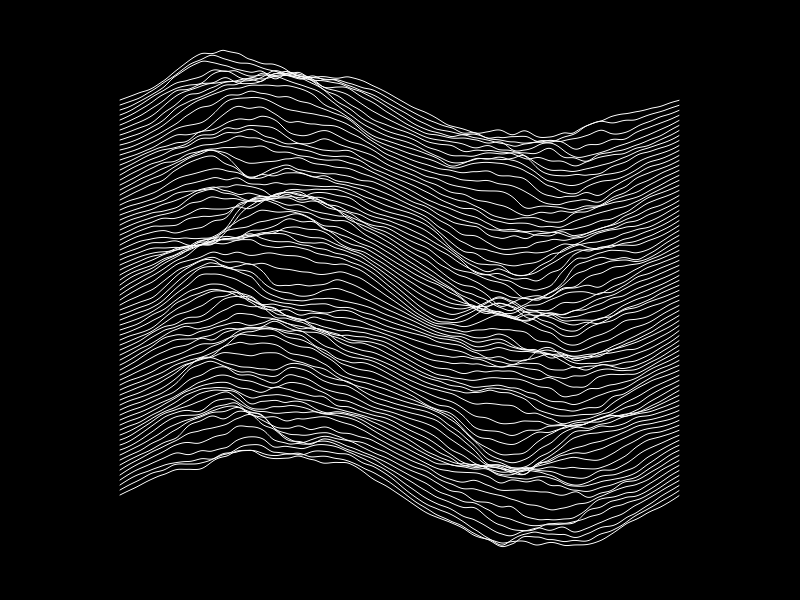
Frame 1 (no input)
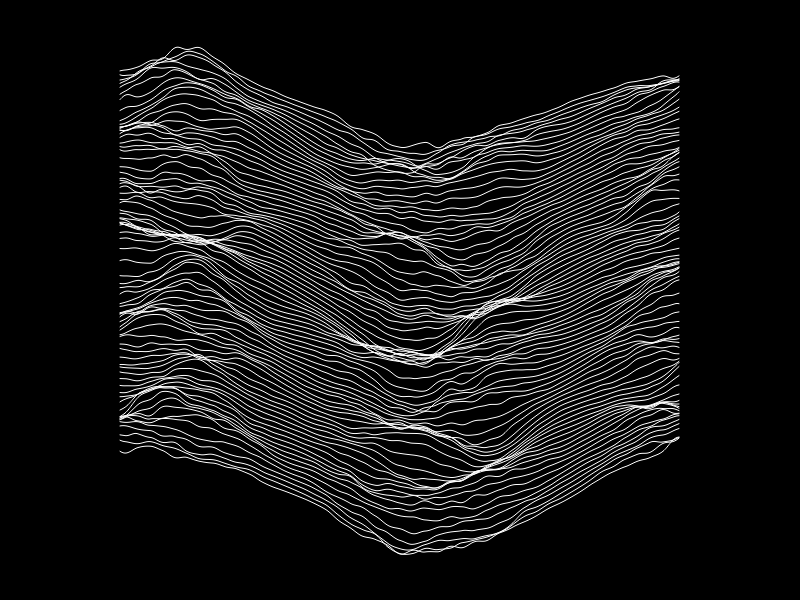
Frame 60 (no input)
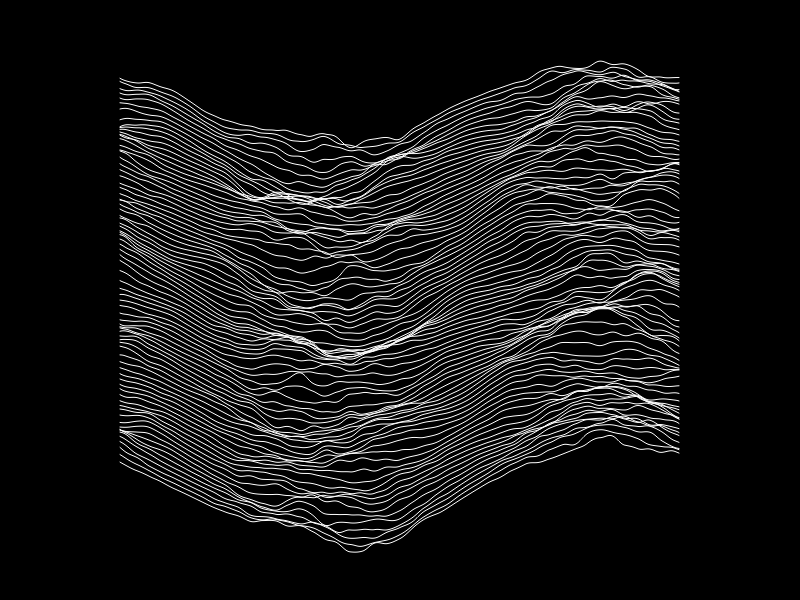
Frame 120 (the mouse pressed at the canvas centre since frame 60)

The p5.js sketch that drew these frames (run headless with seeded random() and noise() and a simulated clock; from frame 60 on, the mouse is pressed at the canvas centre):

// p5.js sketch
// ── sketch.js
let rows = 80;
let yStep;
let lineLengthFactor = 0.7; // Reduced factor for shorter lines
let padding = 100;
let time = 0;

function setup() {
  createCanvas(800, 600);
  background(0);
  stroke(255);
  noFill();
  yStep = (height - 2 * padding) / rows;
}

function draw() {
  background(0);

  let lineStart = 0;
  let lineEnd = width;
  let lineRange = lineEnd - lineStart;
  let segmentLength = lineRange * lineLengthFactor;

  let centerX = width / 2;
  let lineCenterStart = centerX - segmentLength / 2;
  let lineCenterEnd = lineCenterStart + segmentLength;

  for (let y = 0; y < rows; y++) {
    beginShape();
    for (let x = lineCenterStart; x < lineCenterEnd; x++) {
      let xOffset = map(x, lineCenterStart, lineCenterEnd, -PI, PI);
      let yOffset =
        sin(xOffset + time) * 90 * noise(x * 0.01, y * 0.13, time * 0.1);
      vertex(x, y * yStep + padding + yOffset);
    }
    endShape();
  }

  time += 0.02;
}
